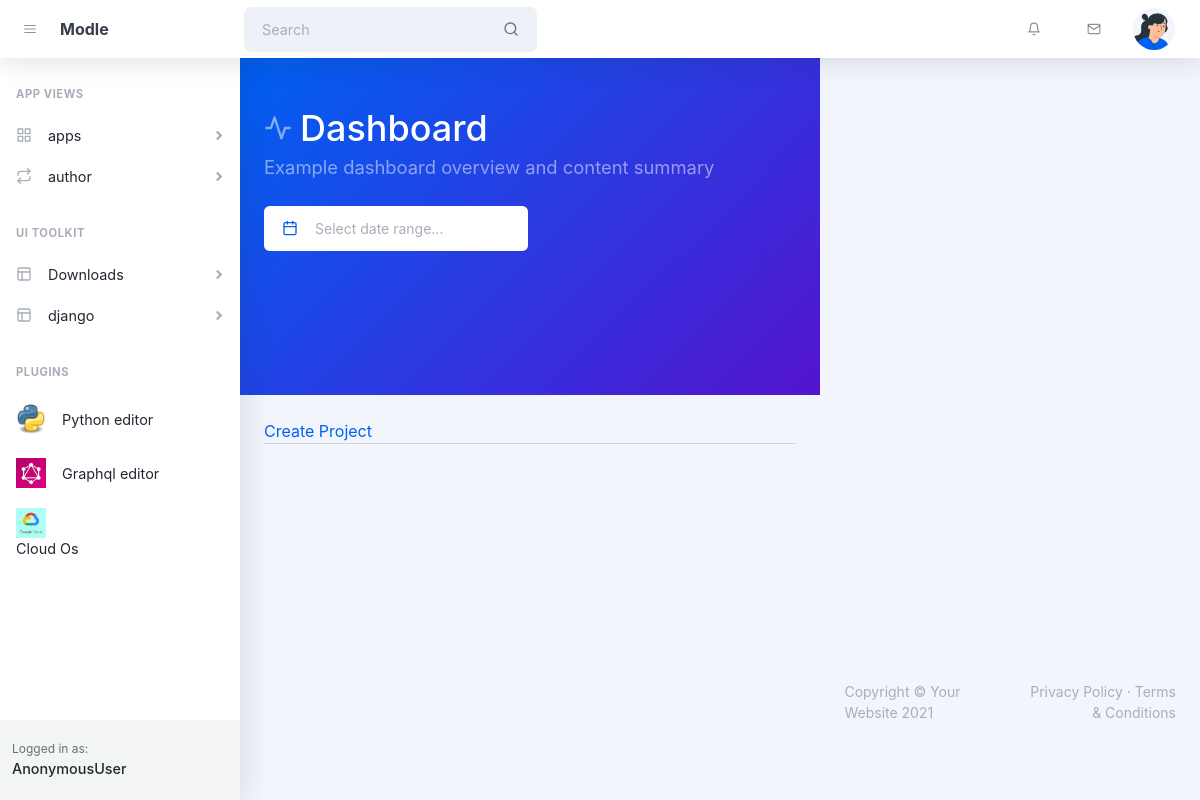
The app's page /project, older data.
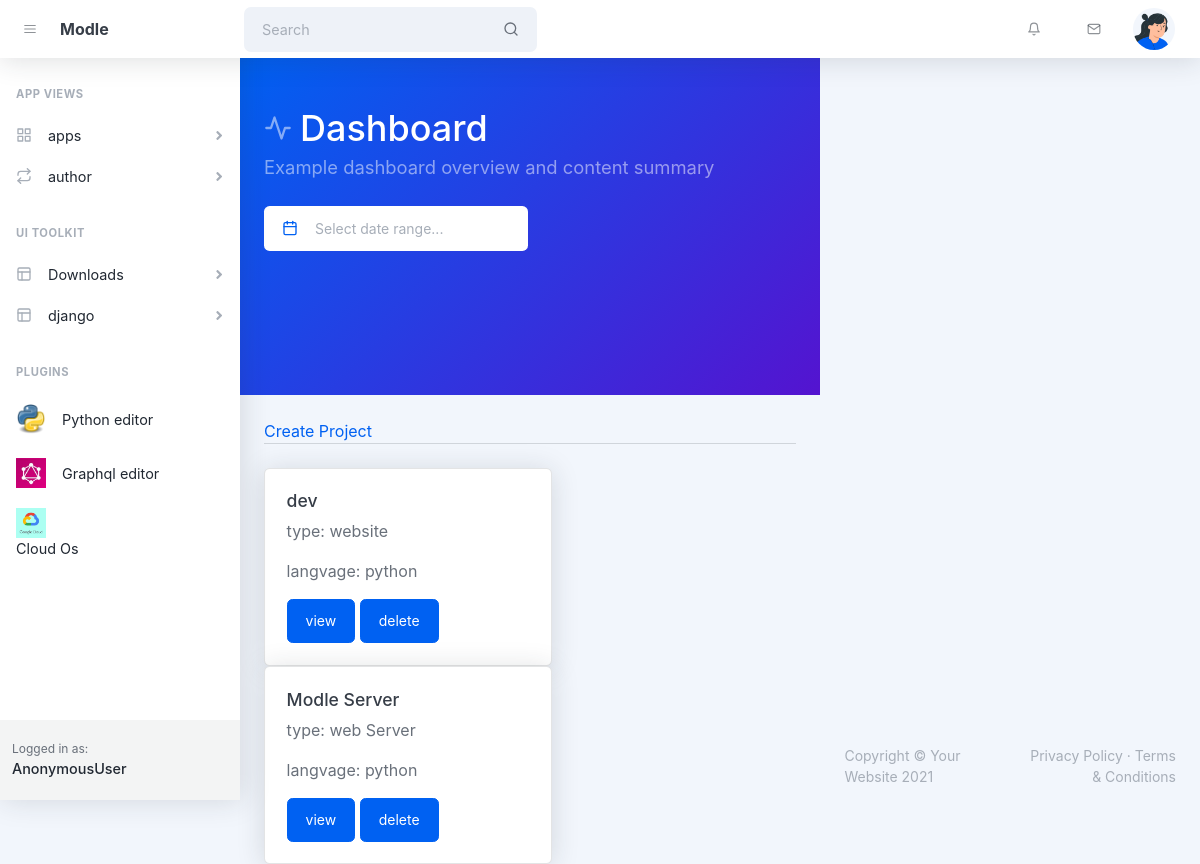
The same page, newer data.
### app/models.py (models this page shows, shortened)
class project(models.Model):
    project_name = models.CharField(max_length=200)
    type = models.CharField(max_length=200)
    langvage = models.CharField(max_length=200)

### app/views.py (the view)
# urls.py: path('', project_home.as_view(), name="project_list"),
class project_home(ListView):
    model = project
    template_name = "projects.html"

### app/templates/projects.html (shortened to what the changed rows need)
<!DOCTYPE html>
<html lang="en">
    <head>
        <link href="https://cdn.jsdelivr.net/npm/simple-datatables@latest/dist/style.css" rel="stylesheet" />
        <link href="https://cdn.jsdelivr.net/npm/litepicker/dist/css/litepicker.css" rel="stylesheet" />
        <link href="/static/css/styles.css" rel="stylesheet" />
        <link href="/static/css/styles.css" rel="stylesheet" />
    </head>
    <body class="nav-fixed">
        <div id="layoutSidenav">
            <div id="layoutSidenav_content">
                <main>
                    <header class="page-header page-header-dark bg-gradient-primary-to-secondary pb-10">
                        <div class="container-xl px-4">
                            <div class="page-header-content pt-4">
                                <div class="row align-items-center justify-content-between">
                                    <div class="col-auto mt-4">
                                        <h1 class="page-header-title">
                                            <div class="page-header-icon"><i data-feather="activity"></i></div>
                                            Dashboard
                                        </h1>
                                    </div>
                                </div>
                            </div>
                        </div>
                    </header>
                    <div class="container-xl px-4 mt-4">
                        <div class="row">
                            <div class="col-xl-4">
                                {% for project in object_list%}
                                <div class="card" style="width: 18rem;">
                                    <div class="card-body">
                                      <h5 class="card-title">{{ project.project_name }}</h5>
                                      <p class="card-text">type: {{ project.type }}</p>
                                      <p class="card-text">langvage: {{ project.langvage }}</p>
                                      <a href="{% url 'InfoProject' project.pk %}" class="btn btn-primary">view</a>
                                      <a href="{% url 'DeleteProject' project.pk %}" class="btn btn-primary">delete</a>
                                    </div>
                                  </div>
                                  {% endfor %}
                                </div>
                            </div>
                        </div>
                    </div>
            </div>
    </body>
</html>

Row changes from the older to the newer data that the page shows:
added project: project_name "dev", type "website", langvage "python"
added project: project_name "Modle Server", type "web Server", langvage "python"
